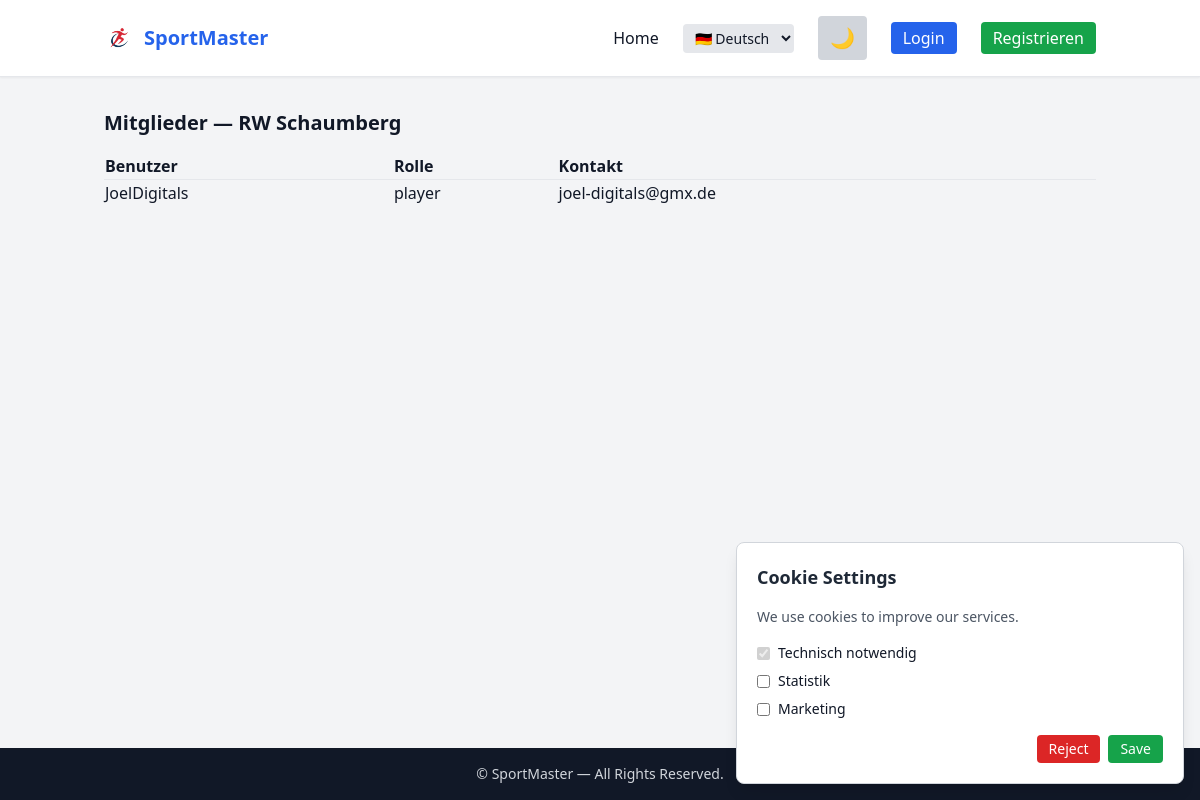
/team/rws-1/members/list/, run on the app's committed database.
### team/models.py (models this page shows, shortened)
class Team(models.Model):
    name = models.CharField(max_length=255)
    club = models.ForeignKey("club.Club", on_delete=models.CASCADE)
    age_group = models.ForeignKey(AgeGroup, on_delete=models.SET_NULL, null=True)
    sport = models.ForeignKey(Sport, on_delete=models.SET_NULL, null=True)
    players = models.ManyToManyField("accounts.CustomUser", related_name="teams", blank=True)
    trainers = models.ManyToManyField("accounts.CustomUser", related_name="coached_teams", blank=True)
    cashier = models.ForeignKey(settings.AUTH_USER_MODEL, null=True, blank=True, on_delete=models.SET_NULL, related_name='cashier_for_teams')
    short_code = models.CharField(max_length=20, blank=True)
    created_at = models.DateTimeField(auto_now_add=True)
    updated_at = models.DateTimeField(auto_now=True)
    additional_info = models.TextField(null=True, blank=True)
    slug = models.SlugField(unique=True)

### accounts/models.py (models this page shows, shortened)
class CustomUser(AbstractUser):
    ROLE_CHOICES = [
        ("player", "Player"),
        ("referee", "Referee"),
        ("timekeeper", "Timekeeper / Secretary"),
        ("coach", "Coach"),
        ("club_admin", "Club Admin"),
        ("federation_admin", "Federation Admin"),
        ("global_admin", "Global Admin"),
    ]
    role = models.CharField(max_length=30, choices=ROLE_CHOICES, default="player")
    short_id = models.CharField(max_length=12, unique=True, null=True, blank=True)
    club = models.ForeignKey("club.Club", null=True, blank=True, on_delete=models.SET_NULL)
    federation = models.ForeignKey("federation.Federation", null=True, blank=True, on_delete=models.SET_NULL)

### team/views.py (the view)
# urls.py: path("<slug:slug>/members/list/", views.members_list, name="members_list"),
def members_list(request, slug):
    team = get_object_or_404(Team, slug=slug)
    members = CustomUser.objects.filter(teams=team)
    context = {
        "team": team,
        "members": members,
    }
    return render(request, "teams/members_list.html", context)

### team/templates/teams/members_list.html (shortened to what this page needs)
{% extends "base.html" %}
{% block content %}
<div class="card">
  <h1 class="text-xl font-bold">Mitglieder — {{ team.name }}</h1>
  <table class="w-full mt-4 table-auto">
    <thead>
      <tr class="text-left muted">
        <th>Benutzer</th><th>Rolle</th><th>Kontakt</th>
      </tr>
    </thead>
    <tbody>
      {% for p in team.players.all %}
        <tr class="border-t">
          <td>{{ p.get_full_name|default:p.username }}</td>
          <td>{{ p.role }}</td>
          <td>{{ p.email }}</td>
        </tr>
      {% endfor %}
    </tbody>
  </table>
</div>
{% endblock %}

### data on the page
Team: name "RW Schaumberg"
CustomUser: get_full_name "JoelDigitals", role "player", email "joel-digitals@gmx.de"
